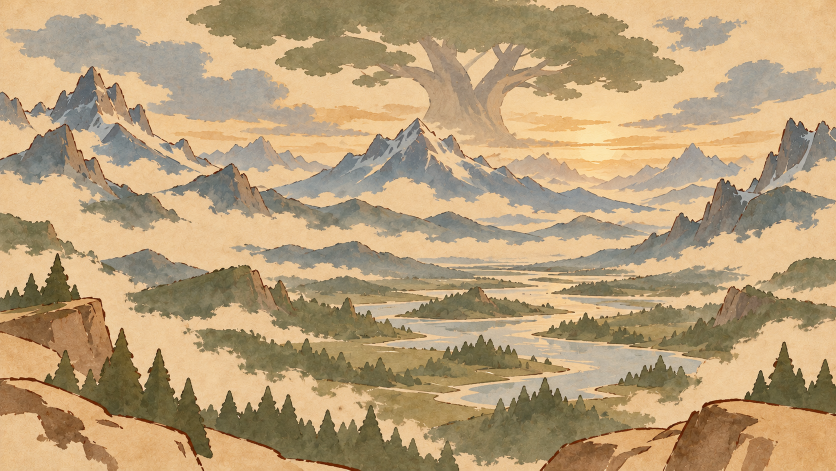
#> input picture docs/referencias/storyboard/yggdrasil/paisaje-acuarela-aguada.png, 1672 x 941 px (shown at 1/2 size); its folder holds 6 pictures in this run
$ python renderizar_relato_pergamino.py
#> lines starting #> are read from the running program, lines starting #| are printed output that depends on the picture
"""Render reproducible de un relato de 10 s: tinta, acuarela y planos 2.5D."""
from pathlib import Path
import sys, subprocess, json
import numpy as np
from PIL import Image, ImageFilter, ImageDraw

ROOT = Path(__file__).resolve().parents[1]
sys.path.insert(0, str(ROOT / 'output/video-deps'))
import imageio_ffmpeg

OUT = ROOT / 'output/cinematica-pergamino'
OUT.mkdir(parents=True, exist_ok=True)
SRC = ROOT / 'docs/referencias/storyboard/yggdrasil'
W, H, FPS = 1920, 1080, 30
SIZE = (W, H)
def read(name):
#> called with name = 'paisaje-acuarela-aguada.png'
    return Image.open(SRC / name).convert('RGB').resize(SIZE, Image.Resampling.LANCZOS)
base = read('paisaje-acuarela-aguada.png')
hero = read('paisaje-acuarela-con-eromash.png')
#> call 2 of read, with name = 'paisaje-acuarela-con-eromash.png'
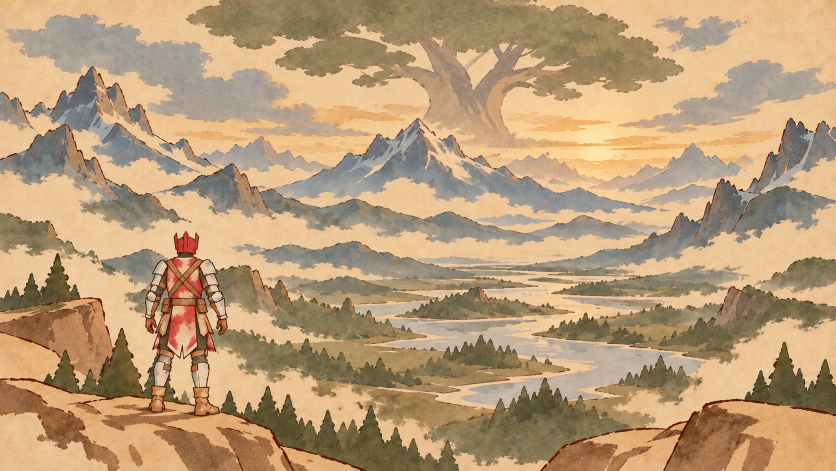
#> input picture docs/referencias/storyboard/yggdrasil/paisaje-acuarela-con-eromash.png, 1672 x 941 px (shown at 1/2 size)
y, x = np.mgrid[0:H, 0:W].astype(np.float32)
u, v = x/W, y/H
rng = np.random.default_rng(48)
grain = rng.normal(0, .65, (H,W)).astype(np.float32)
fiber = .45*np.sin(y*2.7) + .6*np.sin(x*.012+y*.006)
paper = np.stack([238+grain+fiber,211+grain+fiber,165+grain+fiber],axis=2)
paper = np.clip(paper,0,255).astype(np.uint8)

def smooth(a):
    a=np.clip(a,0,1); return a*a*(3-2*a)
def polygon(points, feather=1):
#> called with feather = 0.7
    im=Image.new('L', SIZE); d=ImageDraw.Draw(im)
#> after `im = Image.new('L', SIZE)`: im: PIL image 1920x1080 L; every value is 0
    d.polygon([(int(a/1672*W),int(b/941*H)) for a,b in points],fill=255)
    return np.asarray(im.filter(ImageFilter.GaussianBlur(feather)),dtype=np.float32)/255
#> returned value: shape (1080, 1920) float32

# El suelo y el héroe forman un recorte unido, sin bordes rectangulares.
front=polygon([(0,752),(64,768),(152,787),(230,794),(290,794),
 (298,775),(307,734),(314,705),(304,687),(308,669),(290,665),
 (286,650),(291,613),(298,580),(307,553),(320,526),(333,519),
 (354,514),(352,505),(348,472),(354,466),(365,476),(371,463),
 (379,475),(392,467),(397,477),(394,509),(387,513),(406,520),
 (421,521),(433,548),(441,579),(448,611),(455,644),(454,664),
 (446,669),(436,656),(428,630),(418,623),(422,676),(429,699),
 (417,716),(419,751),(416,775),(425,801),(438,817),(437,831),
 (470,840),(514,854),(551,873),(571,900),(600,921),(730,941),(0,941)], .7)
# Se conserva la roca derecha como otro primer plano.
right=polygon([(1060,941),(1123,894),(1210,879),(1327,862),(1376,818),
 (1412,802),(1480,802),(1590,810),(1672,829),(1672,941)],1)
front=np.maximum(front,right)
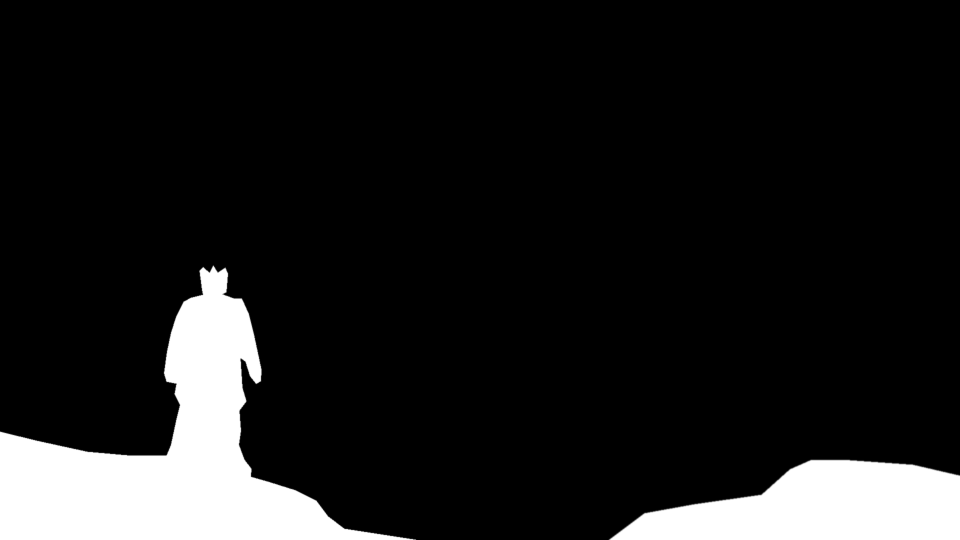
#> front: shape (1080, 1920) float32 (shown at 1/2 size); min 0, max 1, mean 0.113
middle=smooth((v-.48)/.19)*(1-front)
#> in smooth, `a = np.clip(a, 0, 1)`:
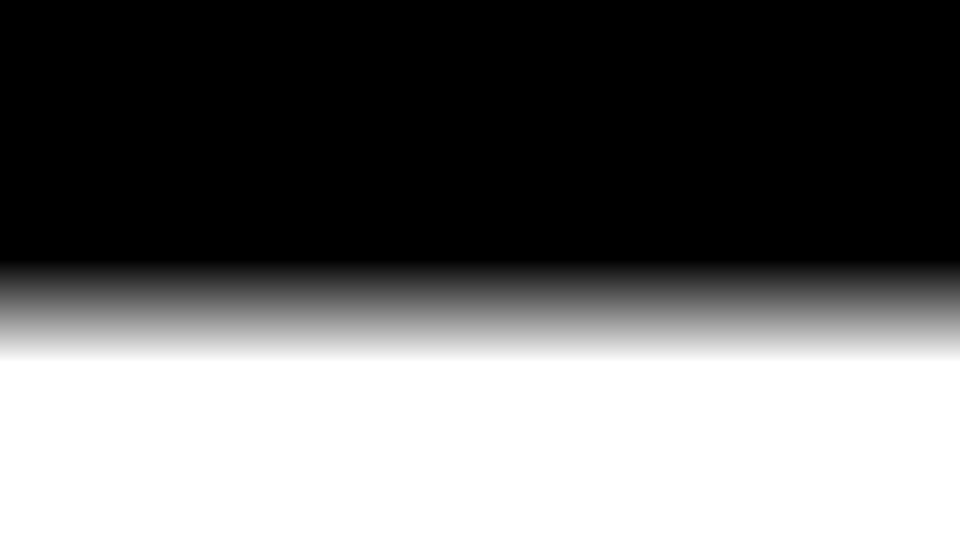
#> a: shape (1080, 1920) float32 (shown at 1/2 size); min 0, max 1, mean 0.425
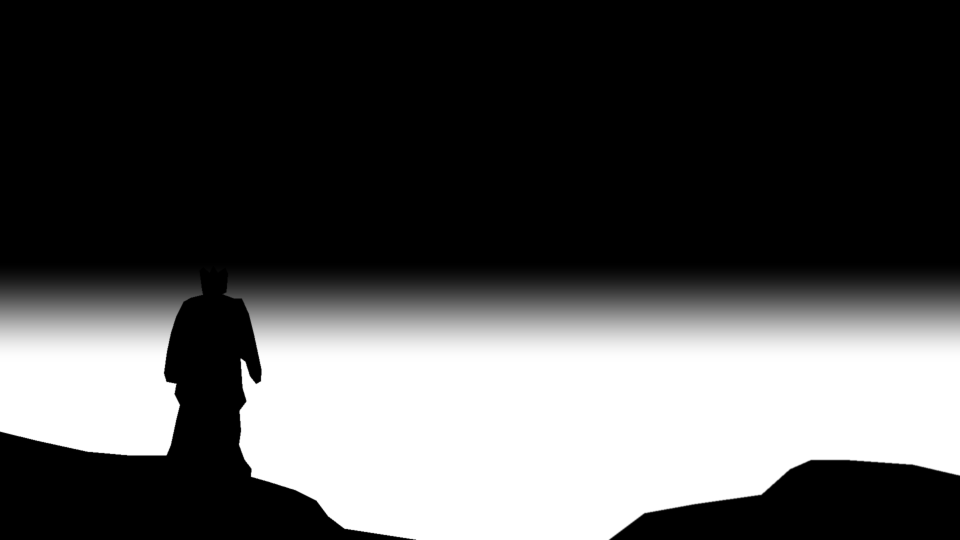
#> middle: shape (1080, 1920) float32 (shown at 1/2 size); min 0, max 1, mean 0.315
far=1-middle
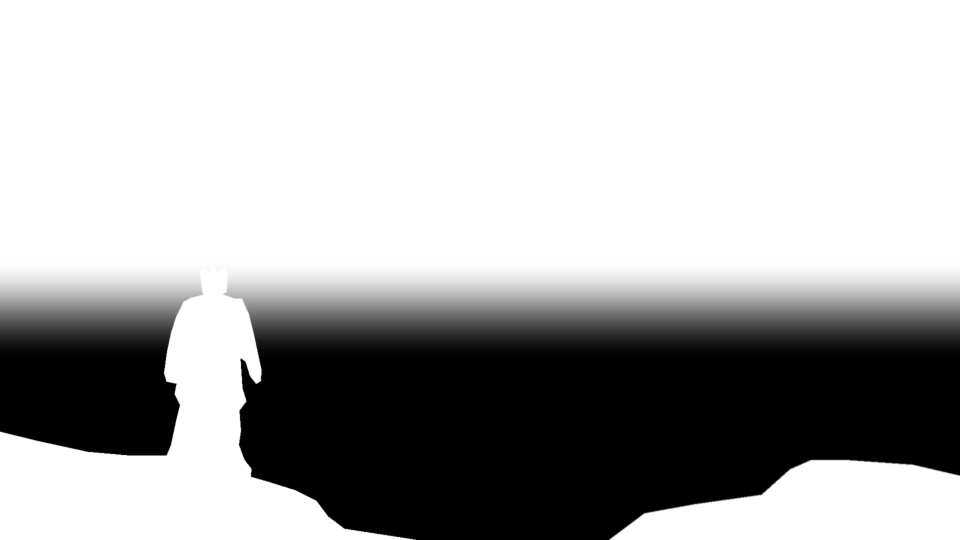
#> far: shape (1080, 1920) float32 (shown at 1/2 size); min 0, max 1, mean 0.685

def edges(img):
    arr=np.asarray(img,dtype=np.float32)
    low=np.asarray(img.filter(ImageFilter.MinFilter(3)),dtype=np.float32)
    high=np.asarray(img.filter(ImageFilter.MaxFilter(3)),dtype=np.float32)
    contrast=np.max(high-low,axis=2)
    dark=np.clip((170-arr.mean(axis=2))/100,0,1)
    return np.clip((contrast-14)/65,0,.65)*(.3+.7*dark)

brush=.025*np.sin(u*69+v*17)+.014*np.sin(v*125-u*23)+.008*np.sin(u*219+v*111)
arrival=.47*u+.53*(1-v)+brush
def make_layer(img, mask):
    arr=np.asarray(img,dtype=np.float32)
    return arr,mask,edges(img)
layers=[make_layer(base,np.ones((H,W),np.float32)),make_layer(base,middle),make_layer(hero,front)]
#> in edges (call 3), `dark=np.clip((170-arr.mean(axis=2))/100,0,1)`:
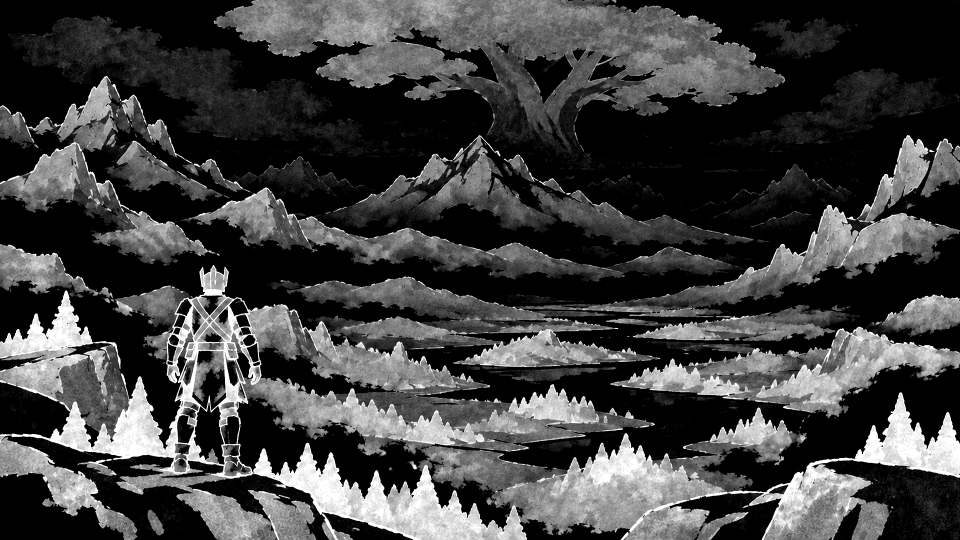
#> dark: shape (1080, 1920) float32 (shown at 1/2 size); min 0, max 1, mean 0.254
#> in edges (call 3), `return np.clip((contrast-14)/65,0,.65)*(.3+.7*dark)`:
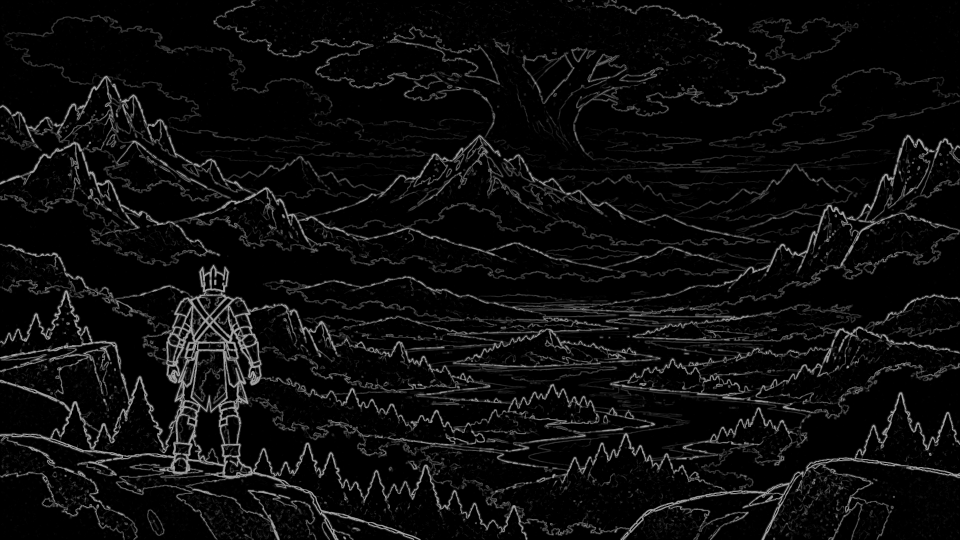
#> returned value: shape (1080, 1920) float32 (shown at 1/2 size); min 0, max 0.65, mean 0.0516

def warp(arr,scale,dx,dy):
    im=Image.fromarray(arr,'RGBA')
    # Transformación inversa, mismo pivote para mantener la cámara coherente.
    cx,cy=W*.55,H*.45
    return np.asarray(im.transform(SIZE,Image.Transform.AFFINE,
      (1/scale,0,cx-cx/scale-dx/scale,0,1/scale,cy-cy/scale-dy/scale),
      resample=Image.Resampling.BICUBIC))

def frame(t):
    canvas=paper.astype(np.float32).copy()
    travel=float(smooth((t-.5)/9))
    for n,(color,mask,edge) in enumerate(layers):
        delay=[.15,.65,3.7][n]
        draw=smooth(((t-delay)/[2.5,2.4,1.7][n]-arrival)/.10)
        paint=smooth(((t-delay-1.0)/[3.4,3.1,2.0][n]-arrival)/.20)
        ink=edge*draw*.78
        rgba=np.empty((H,W,4),dtype=np.uint8)
        # La tinta precede a la mancha de pigmento, no un fundido único.
        linecolor=np.array([99,53,32],dtype=np.float32)
        sketch=paper*(1-ink[...,None])+linecolor*ink[...,None]
        rgb=sketch*(1-paint[...,None])+color*paint[...,None]
        visibility=np.maximum(draw*.88,paint)*mask
        rgba[:,:,:3]=np.clip(rgb,0,255).astype(np.uint8)
        rgba[:,:,3]=(visibility*255).astype(np.uint8)
        scale=1+[.040,.065,.115][n]*travel
        dx=[-9,-20,-52][n]*travel
        dy=[2,6,16][n]*travel
        moved=warp(rgba,scale,dx,dy)
        alpha=moved[:,:,3:4].astype(np.float32)/255
        canvas=canvas*(1-alpha)+moved[:,:,:3]*alpha
    # El papel permanece quieto; al final la imagen se sostiene, sin corte negro.
    return np.clip(canvas,0,255).astype(np.uint8)

#> (the run stopped early here; a loop or call above may not have finished)
